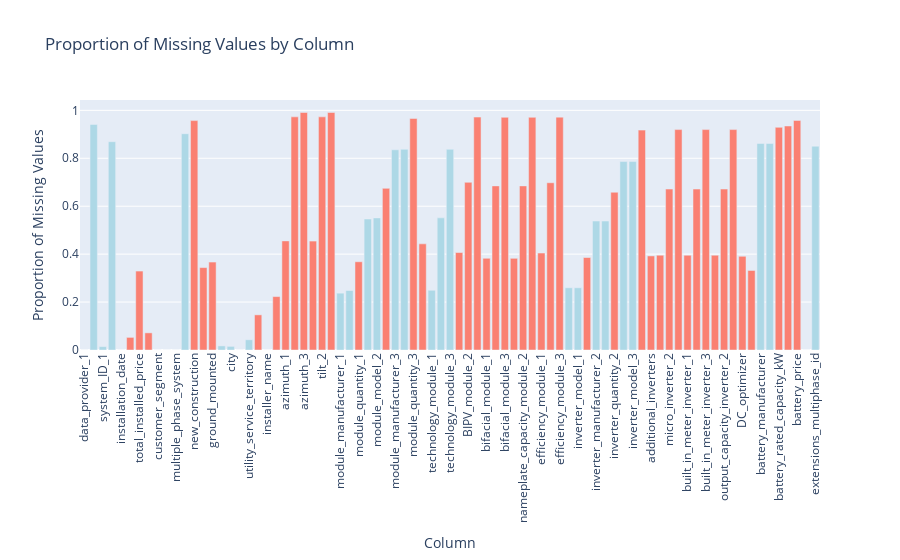

The notebook cell this image was saved under:
### Markdown cell above
# 📊 EDA: Datatypes and Missing Values

We want to understand the structure of our data before we can clean it and train a model. This includes looking at datatypes, missing values, and distributions of key columns. A bar chart of datatypes will show us which columns are numeric vs categorical, and a barchart display of missing values will reveal which columns have a lot of missing data.

Note: We do have to get ahead of ourselves and do sentinel value replacement before we can do a full EDA, since the dataset uses various sentinel values to indicate missing or invalid data. The next section will handle this cleaning step.

### Code cell
fig = go.Figure()

fig.add_trace(
    go.Bar(
        x=tts_dataloader.get_data().columns,
        y=tts_dataloader.get_data().replace([-1, "-1"], np.nan).isna().mean(),
        marker_color=tts_dataloader.get_data().dtypes.map(lambda dt: 'lightblue' if dt in ['object', 'str'] else 'salmon')
    )
)

fig.update_layout(
    title='Proportion of Missing Values by Column',
    xaxis_title='Column',
    yaxis_title='Proportion of Missing Values',
    xaxis_tickangle=-90,
)

fig.show()

### Figure 1 — Plotly figure (JSON) as saved in the notebook; plotly's stock layout.template omitted (floating-point values rounded to 4 significant figures)
{"data": [{"marker": {"color": ["lightblue", "lightblue", "lightblue", "lightblue", "salmon", "salmon", "salmon", "salmon", "lightblue", "salmon", "salmon", "lightblue", "salmon", "salmon", "salmon", "lightblue", "lightblue", "lightblue", "lightblue", "salmon", "lightblue", "salmon", "salmon", "salmon", "salmon", "salmon", "salmon", "salmon", "lightblue", "lightblue", "salmon", "lightblue", "lightblue", "salmon", "lightblue", "lightblue", "salmon", "salmon", "lightblue", "lightblue", "lightblue", "salmon", "salmon", "salmon", "salmon", "salmon", "salmon", "salmon", "salmon", "salmon", "salmon", "salmon", "salmon", "lightblue", "lightblue", "salmon", "lightblue", "lightblue", "salmon", "lightblue", "lightblue", "salmon", "salmon", "salmon", "salmon", "salmon", "salmon", "salmon", "salmon", "salmon", "salmon", "salmon", "salmon", "salmon", "lightblue", "lightblue", "salmon", "salmon", "salmon", "lightblue", "lightblue"]}, "type": "bar", "x": ["data_provider_1", "data_provider_2", "system_ID_1", "system_ID_2", "installation_date", "PV_system_size_DC", "total_installed_price", "rebate_or_grant", "customer_segment", "expansion_system", "multiple_phase_system", "TTS_link_ID", "new_construction", "tracking", "ground_mounted", "zip_code", "city", "state", "utility_service_territory", "third_party_owned", "installer_name", "self_installed", "azimuth_1", "azimuth_2", "azimuth_3", "tilt_1", "tilt_2", "tilt_3", "module_manufacturer_1", "module_model_1", "module_quantity_1", "module_manufacturer_2", "module_model_2", "module_quantity_2", "module_manufacturer_3", "module_model_3", "module_quantity_3", "additional_modules", "technology_module_1", "technology_module_2", "technology_module_3", "BIPV_module_1", "BIPV_module_2", "BIPV_module_3", "bifacial_module_1", "bifacial_module_2", "bifacial_module_3", "nameplate_capacity_module_1", "nameplate_capacity_module_2", "nameplate_capacity_module_3", "efficiency_module_1", "efficiency_module_2", "efficiency_module_3", "inverter_manufacturer_1", "inverter_model_1", "inverter_quantity_1", "inverter_manufacturer_2", "inverter_model_2", "inverter_quantity_2", "inverter_manufacturer_3", "inverter_model_3", "inverter_quantity_3", "additional_inverters", "micro_inverter_1", "micro_inverter_2", "micro_inverter_3", "built_in_meter_inverter_1", "built_in_meter_inverter_2", "built_in_meter_inverter_3", "output_capacity_inverter_1", "output_capacity_inverter_2", "output_capacity_inverter_3", "DC_optimizer", "inverter_loading_ratio", "battery_manufacturer", "battery_model", "battery_rated_capacity_kW", "battery_rated_capacity_kWh", "battery_price", "technology_type", "extensions_multiphase_id"], "y": [0, 0.941, 0.01415, 0.8692, 0, 0.05262, 0.3294, 0.07154, 0, 0, 0, 0.9025, 0.9572, 0.3439, 0.3668, 0.01709, 0.0151, 0, 0.04269, 0.1467, 0, 0.2229, 0.4552, 0.9728, 0.991, 0.4545, 0.9728, 0.991, 0.2372, 0.2483, 0.3683, 0.5466, 0.5512, 0.6745, 0.8354, 0.8375, 0.9661, 0.4429, 0.2492, 0.5514, 0.8375, 0.4068, 0.6997, 0.9719, 0.3826, 0.6848, 0.9709, 0.3826, 0.6848, 0.9709, 0.4045, 0.6979, 0.9717, 0.2598, 0.2598, 0.3859, 0.5382, 0.5382, 0.6583, 0.7863, 0.7863, 0.9175, 0.3925, 0.3955, 0.6715, 0.9197, 0.3955, 0.6715, 0.9197, 0.3955, 0.6715, 0.9197, 0.3911, 0.3318, 0.8618, 0.8618, 0.9292, 0.9347, 0.958, 0, 0.8503]}], "layout": {"title": {"text": "Proportion of Missing Values by Column"}, "xaxis": {"tickangle": -90, "title": {"text": "Column"}}, "yaxis": {"title": {"text": "Proportion of Missing Values"}}}}
